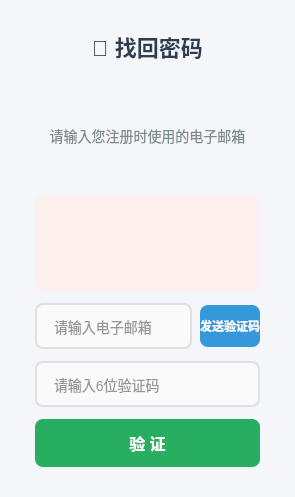
<?xml version="1.0" encoding="UTF-8"?>
<ui version="4.0">
 <class>ForgotPasswordDialog</class>
 <widget class="QDialog" name="ForgotPasswordDialog">
  <property name="windowTitle">
   <string>校园二手交易平台 - 找回密码</string>
  </property>
  <property name="windowIcon">
   <iconset resource="image.qrc">
    <normaloff>:/new/prefix1/image/icon.png</normaloff>:/new/prefix1/image/icon.png</iconset>
  </property>
  <property name="styleSheet">
   <string notr="true">QDialog { background-color: #f5f6fa; }</string>
  </property>
  <layout class="QVBoxLayout" name="mainLayout">
   <property name="spacing">
    <number>15</number>
   </property>
   <property name="leftMargin">
    <number>35</number>
   </property>
   <property name="topMargin">
    <number>30</number>
   </property>
   <property name="rightMargin">
    <number>35</number>
   </property>
   <property name="bottomMargin">
    <number>30</number>
   </property>
   <item>
    <widget class="QLabel" name="titleLabel">
     <property name="text">
      <string>🔑 找回密码</string>
     </property>
     <property name="alignment">
      <set>Qt::AlignmentFlag::AlignCenter</set>
     </property>
     <property name="styleSheet">
      <string notr="true">font-size: 22px; font-weight: bold; color: #2c3e50;</string>
     </property>
    </widget>
   </item>
   <item>
    <widget class="QStackedWidget" name="m_stack">
     <property name="currentIndex">
      <number>0</number>
     </property>
     <widget class="QWidget" name="step1Page">
      <layout class="QVBoxLayout" name="step1Layout">
       <property name="spacing">
        <number>12</number>
       </property>
       <property name="leftMargin">
        <number>0</number>
       </property>
       <property name="topMargin">
        <number>10</number>
       </property>
       <property name="rightMargin">
        <number>0</number>
       </property>
       <property name="bottomMargin">
        <number>0</number>
       </property>
       <item>
        <widget class="QLabel" name="tipLabel">
         <property name="text">
          <string>请输入您注册时使用的电子邮箱</string>
         </property>
         <property name="alignment">
          <set>Qt::AlignmentFlag::AlignCenter</set>
         </property>
         <property name="styleSheet">
          <string notr="true">color: #7f8c8d; font-size: 14px;</string>
         </property>
        </widget>
       </item>
       <item>
        <widget class="QLabel" name="m_step1Error">
         <property name="text">
          <string/>
         </property>
         <property name="visible">
          <bool>false</bool>
         </property>
         <property name="alignment">
          <set>Qt::AlignmentFlag::AlignCenter</set>
         </property>
         <property name="styleSheet">
          <string notr="true">color: #e74c3c; font-size: 13px; font-weight: bold; background-color: #fdf0ef; border-radius: 6px; padding: 8px;</string>
         </property>
        </widget>
       </item>
       <item>
        <layout class="QHBoxLayout" name="emailRowLayout">
         <property name="spacing">
          <number>8</number>
         </property>
         <item>
          <widget class="QLineEdit" name="m_emailEdit">
           <property name="maxLength">
            <number>50</number>
           </property>
           <property name="placeholderText">
            <string>请输入电子邮箱</string>
           </property>
           <property name="styleSheet">
            <string notr="true">QLineEdit {
  padding: 12px 15px; border: 2px solid #e0e0e0;
  border-radius: 8px; font-size: 14px;
  background-color: #fafafa; color: #333333;
}
QLineEdit:focus {
  border-color: #3498db; background-color: #ffffff;
}</string>
           </property>
          </widget>
         </item>
         <item>
          <widget class="QPushButton" name="m_sendCodeBtn">
           <property name="cursor">
            <cursorShape>PointingHandCursor</cursorShape>
           </property>
           <property name="fixedWidth">
            <number>100</number>
           </property>
           <property name="text">
            <string>发送验证码</string>
           </property>
           <property name="styleSheet">
            <string notr="true">QPushButton {
  background-color: #3498db; color: white; border: none;
  border-radius: 8px; font-size: 12px; font-weight: bold; min-height: 42px;
}
QPushButton:hover { background-color: #2980b9; }
QPushButton:disabled { background-color: #bdc3c7; color: white; }</string>
           </property>
          </widget>
         </item>
        </layout>
       </item>
       <item>
        <widget class="QLineEdit" name="m_codeEdit">
         <property name="maxLength">
          <number>6</number>
         </property>
         <property name="placeholderText">
          <string>请输入6位验证码</string>
         </property>
         <property name="styleSheet">
          <string notr="true">QLineEdit {
  padding: 12px 15px; border: 2px solid #e0e0e0;
  border-radius: 8px; font-size: 14px;
  background-color: #fafafa; color: #333333;
}
QLineEdit:focus {
  border-color: #3498db; background-color: #ffffff;
}</string>
         </property>
        </widget>
       </item>
       <item>
        <widget class="QPushButton" name="m_verifyCodeBtn">
         <property name="cursor">
          <cursorShape>PointingHandCursor</cursorShape>
         </property>
         <property name="text">
          <string>验 证</string>
         </property>
         <property name="styleSheet">
          <string notr="true">QPushButton {
  background-color: #27ae60; color: white; border: none;
  border-radius: 8px; padding: 12px; font-size: 16px; font-weight: bold;
}
QPushButton:hover { background-color: #219a52; }
QPushButton:pressed { background-color: #1e8449; }</string>
         </property>
        </widget>
       </item>
      </layout>
     </widget>
     <widget class="QWidget" name="step2Page">
      <layout class="QVBoxLayout" name="step2Layout">
       <property name="spacing">
        <number>12</number>
       </property>
       <property name="leftMargin">
        <number>0</number>
       </property>
       <property name="topMargin">
        <number>10</number>
       </property>
       <property name="rightMargin">
        <number>0</number>
       </property>
       <property name="bottomMargin">
        <number>0</number>
       </property>
       <item>
        <widget class="QLabel" name="infoLabel">
         <property name="text">
          <string>✅ 邮箱已验证，请设置新密码</string>
         </property>
         <property name="alignment">
          <set>Qt::AlignmentFlag::AlignCenter</set>
         </property>
         <property name="styleSheet">
          <string notr="true">color: #27ae60; font-size: 14px; font-weight: bold;</string>
         </property>
        </widget>
       </item>
       <item>
        <widget class="QLabel" name="m_step2Error">
         <property name="text">
          <string/>
         </property>
         <property name="visible">
          <bool>false</bool>
         </property>
         <property name="alignment">
          <set>Qt::AlignmentFlag::AlignCenter</set>
         </property>
         <property name="styleSheet">
          <string notr="true">color: #e74c3c; font-size: 13px; font-weight: bold; background-color: #fdf0ef; border-radius: 6px; padding: 8px;</string>
         </property>
        </widget>
       </item>
       <item>
        <widget class="QLabel" name="newPwdLabel">
         <property name="text">
          <string>🔒 新密码</string>
         </property>
         <property name="styleSheet">
          <string notr="true">font-size: 13px; color: #555; font-weight: bold;</string>
         </property>
        </widget>
       </item>
       <item>
        <widget class="QLineEdit" name="m_newPwdEdit">
         <property name="echoMode">
          <enum>QLineEdit::EchoMode::Password</enum>
         </property>
         <property name="maxLength">
          <number>32</number>
         </property>
         <property name="placeholderText">
          <string>请输入新密码（至少6位）</string>
         </property>
         <property name="styleSheet">
          <string notr="true">QLineEdit {
  padding: 12px 15px; border: 2px solid #e0e0e0;
  border-radius: 8px; font-size: 14px;
  background-color: #fafafa; color: #333333;
}
QLineEdit:focus {
  border-color: #3498db; background-color: #ffffff;
}</string>
         </property>
        </widget>
       </item>
       <item>
        <widget class="QLabel" name="confirmPwdLabel">
         <property name="text">
          <string>🔒 确认密码</string>
         </property>
         <property name="styleSheet">
          <string notr="true">font-size: 13px; color: #555; font-weight: bold;</string>
         </property>
        </widget>
       </item>
       <item>
        <widget class="QLineEdit" name="m_confirmPwdEdit">
         <property name="echoMode">
          <enum>QLineEdit::EchoMode::Password</enum>
         </property>
         <property name="maxLength">
          <number>32</number>
         </property>
         <property name="placeholderText">
          <string>请再次输入新密码</string>
         </property>
         <property name="styleSheet">
          <string notr="true">QLineEdit {
  padding: 12px 15px; border: 2px solid #e0e0e0;
  border-radius: 8px; font-size: 14px;
  background-color: #fafafa; color: #333333;
}
QLineEdit:focus {
  border-color: #3498db; background-color: #ffffff;
}</string>
         </property>
        </widget>
       </item>
       <item>
        <widget class="QPushButton" name="m_resetBtn">
         <property name="cursor">
          <cursorShape>PointingHandCursor</cursorShape>
         </property>
         <property name="text">
          <string>重 置 密 码</string>
         </property>
         <property name="styleSheet">
          <string notr="true">QPushButton {
  background-color: #27ae60; color: white; border: none;
  border-radius: 8px; padding: 12px; font-size: 16px; font-weight: bold;
}
QPushButton:hover { background-color: #219a52; }
QPushButton:pressed { background-color: #1e8449; }</string>
         </property>
        </widget>
       </item>
       <item>
        <widget class="QPushButton" name="m_cancelBtn">
         <property name="cursor">
          <cursorShape>PointingHandCursor</cursorShape>
         </property>
         <property name="text">
          <string>取 消</string>
         </property>
         <property name="styleSheet">
          <string notr="true">QPushButton {
  background-color: #ffffff; color: #7f8c8d; border: 2px solid #bdc3c7;
  border-radius: 8px; padding: 12px; font-size: 16px; font-weight: bold;
}
QPushButton:hover { background-color: #f5f6fa; border-color: #95a5a6; }</string>
         </property>
        </widget>
       </item>
      </layout>
     </widget>
    </widget>
   </item>
  </layout>
 </widget>
 <resources>
  <include location="image.qrc"/>
 </resources>
 <connections/>
</ui>
